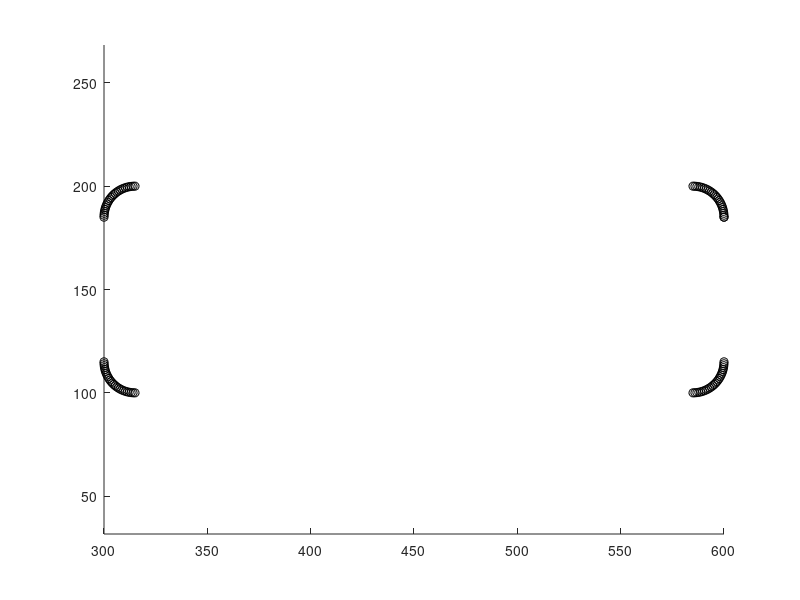

Recreate this plot in MATLAB.
clear all; close all; clc;

figure;
axis equal
hold on
X = [300, 600];
Y = [100, 200];
radius = 0.05;
edge_color = 'k';
% compute the dx
dx = X(1,2) - X(1,1);
% compute the dy
dy = Y(1,2) - Y(1,1);
% reduce X and Y by radius
X_reduced = [X(1,1) + (radius .* dx), ...
    X(1,2) - (radius .* dx)];
Y_reduced = [Y(1,1) + (radius .* dx), ...
    Y(1,2) - (radius .* dx)];
d_theta = pi/50;
theta = 0:d_theta:pi/2;
% initialize the complete series
x_rect = [];
y_rect = [];
% for each corner solve the circle equation
for vertex=1:4
    % start at top right vertex, the arc that we want to first will run
    % from 0 to pi/2 radians
    
    % we cycle through the vertices in a counter-clockwise sense so that
    % as we increment theta by pi/2, we arrive at the arc corresponding
    % to the rounded corner
    if (vertex == 1)
        % top right
        x = max(X_reduced); y = max(Y_reduced);
    elseif (vertex == 2)
        % top left
        x = min(X_reduced); y = max(Y_reduced);
    elseif (vertex == 3)
        % bottom left
        x = min(X_reduced); y = min(Y_reduced);
    elseif (vertex == 4)
        % bottom right
        x = max(X_reduced); y = min(Y_reduced);
    end
    % plot circle arc
    xunit = (radius .* dx) * cos(theta) + x;
    yunit = (radius .* dx) * sin(theta) + y;
    % add current sector to series
    x_rect = cat(2, x_rect, xunit);
    y_rect = cat(2, y_rect, yunit);
    % increment theta
    theta = theta + pi/2;
end
% close the polygon
x_rect = cat(2, x_rect, x_rect(1,1));
y_rect = cat(2, y_rect, y_rect(1,1));
plot(x_rect, y_rect,'o', ...
    'Color', edge_color);
t='t';
